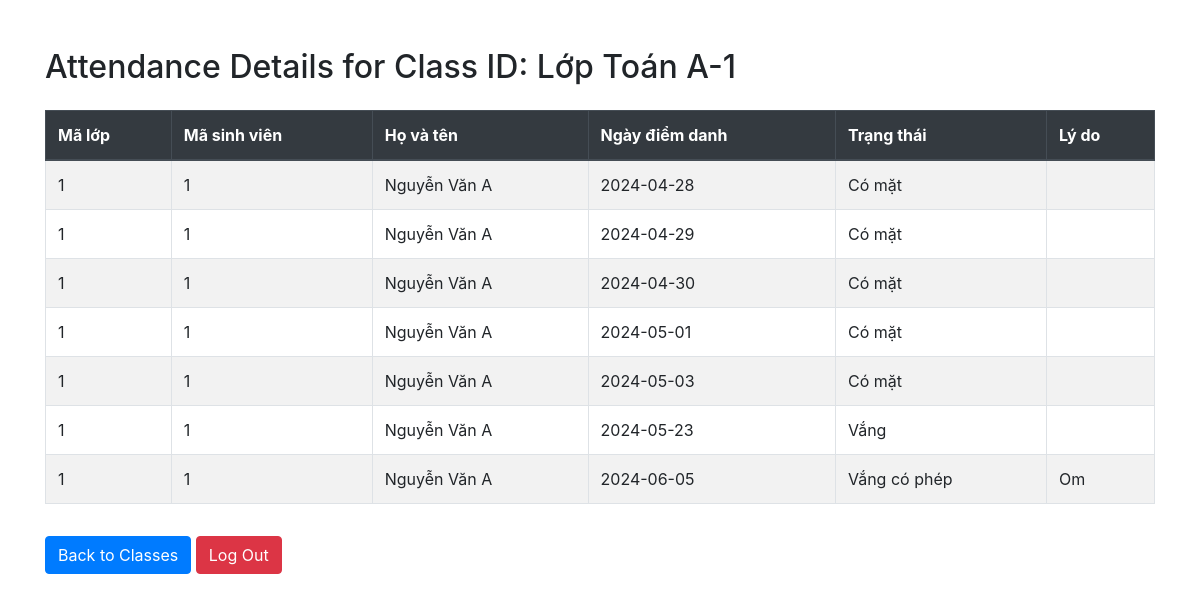
/chitietdiemdanh-sv.php?id=1 (signed in), run on the app's committed database.
### tables this page shows
CREATE TABLE `classes` (
  `class_id` int(11) NOT NULL,
  `class_name` varchar(255) NOT NULL,
  `subject_id` int(11) NOT NULL,
  `semester_id` int(11) NOT NULL,
  `teacher_id` int(11) NOT NULL
);

CREATE TABLE `attendances` (
  `attendance_id` int(11) NOT NULL,
  `class_id` int(11) NOT NULL,
  `student_id` int(11) NOT NULL,
  `attendance_date` date NOT NULL,
  `status` enum('Có mặt','Vắng','Vắng có phép') NOT NULL,
  `lydo` text DEFAULT NULL
);

CREATE TABLE `student` (
  `student_id` int(11) NOT NULL,
  `username` varchar(255) NOT NULL,
  `password` varchar(255) NOT NULL,
  `fullname` varchar(255) NOT NULL,
  `email` varchar(255) NOT NULL,
  `phone_number` varchar(255) NOT NULL
);

### chitietdiemdanh-sv.php (the view, shortened to what this page needs)
<!DOCTYPE html>
<html lang="en">
<head>
    <link rel="stylesheet" href="https://stackpath.bootstrapcdn.com/bootstrap/4.5.2/css/bootstrap.min.css">
</head>
<body>
    <div class="container mt-5">
        <?php include 'connect.php'; ?>
        <?php
        $u = $_SESSION['username'];
        $id = $_GET['id'];
        $sql = "SELECT att.attendance_id, att.class_id, att.student_id, att.attendance_date, att.status, att.lydo, stu.fullname, c.class_name
                FROM attendances att
                INNER JOIN classes c ON c.class_id = att.class_id
                INNER JOIN student stu ON att.student_id = stu.student_id
                WHERE att.class_id = ? AND stu.username = ?";
        $arrParam = [$id, $u];
        $stm = $conn->prepare($sql);
        $stm->execute($arrParam);
        $data = $stm->fetchAll(PDO::FETCH_OBJ);
        foreach($data as $item)
            {
                 $classname = $item->class_name;
            }
        echo "<h2 class='mb-4'>Attendance Details for Class ID: " . htmlspecialchars($classname) . "</h2>";
        ?>
        <table class="table table-bordered table-striped">
            <thead class="thead-dark">
                <tr>
                    <th>Mã lớp</th>
                    <th>Mã sinh viên</th>
                    <th>Họ và tên</th>
                    <th>Ngày điểm danh</th>
                    <th>Trạng thái</th>
                    <th>Lý do</th>
                </tr>
            </thead>
            <tbody>
            <?php foreach ($data as $item) { ?>
                <tr>
                    <td><?php echo htmlspecialchars($item->class_id); ?></td>
                    <td><?php echo htmlspecialchars($item->student_id); ?></td>
                    <td><?php echo htmlspecialchars($item->fullname); ?></td>
                    <td><?php echo htmlspecialchars($item->attendance_date); ?></td>
                    <td><?php echo htmlspecialchars($item->status); ?></td>
                    <td><?php echo htmlspecialchars($item->lydo); ?></td>
                </tr>
            <?php } ?>
            </tbody>
        </table>
        <a href="student.php" class="btn btn-primary mt-3">Back to Classes</a>
        <a href="./logout.php" class="btn btn-danger mt-3">Log Out</a>
    </div>
</body>
</html>

### data on the page
classes: class_name "Lớp Toán A-1"
attendances: class "1", student "1", student.fullname "Nguyễn Văn A", attendance_date "2024-04-28", status "Có mặt"
attendances: class "1", student "1", student.fullname "Nguyễn Văn A", attendance_date "2024-04-29", status "Có mặt"
attendances: class "1", student "1", student.fullname "Nguyễn Văn A", attendance_date "2024-04-30", status "Có mặt"
attendances: class "1", student "1", student.fullname "Nguyễn Văn A", attendance_date "2024-05-01", status "Có mặt"
attendances: class "1", student "1", student.fullname "Nguyễn Văn A", attendance_date "2024-05-03", status "Có mặt"
attendances: class "1", student "1", student.fullname "Nguyễn Văn A", attendance_date "2024-05-23", status "Vắng"
attendances: class "1", student "1", student.fullname "Nguyễn Văn A", attendance_date "2024-06-05", status "Vắng có phép", lydo "Om"
